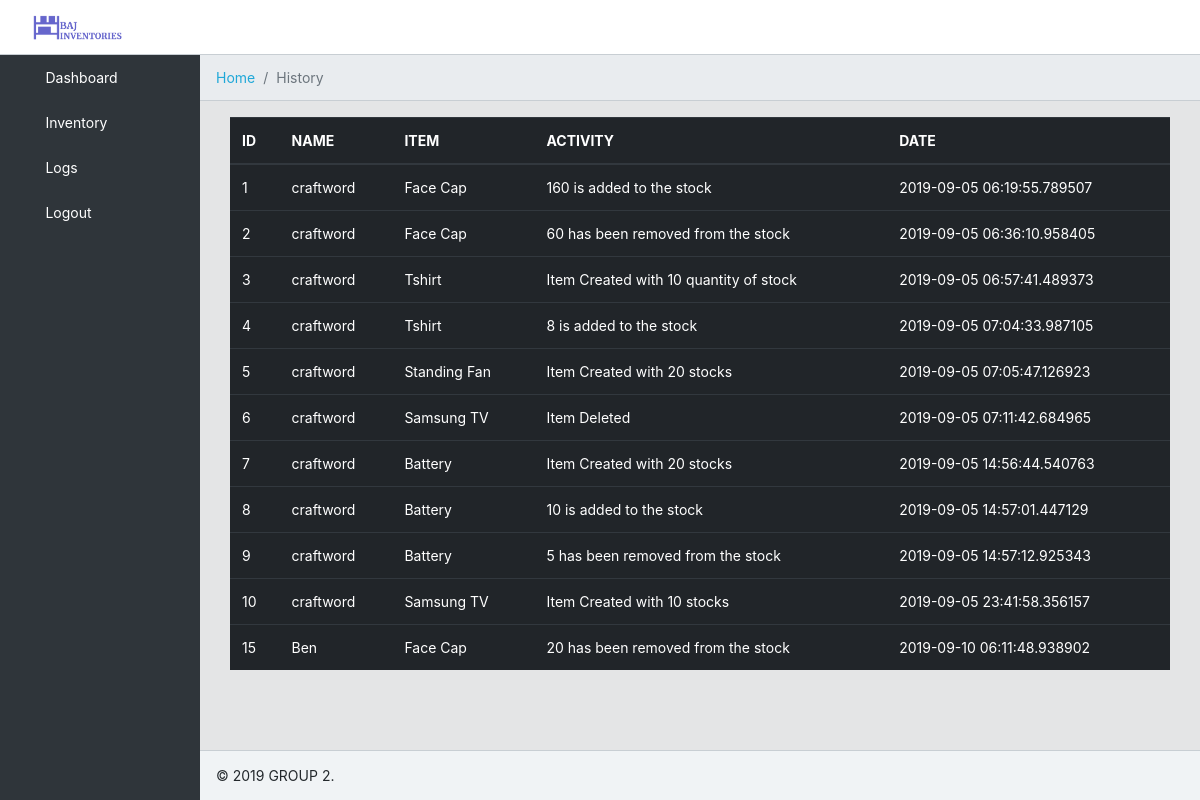
Page /history (signed in) on the earlier database version.
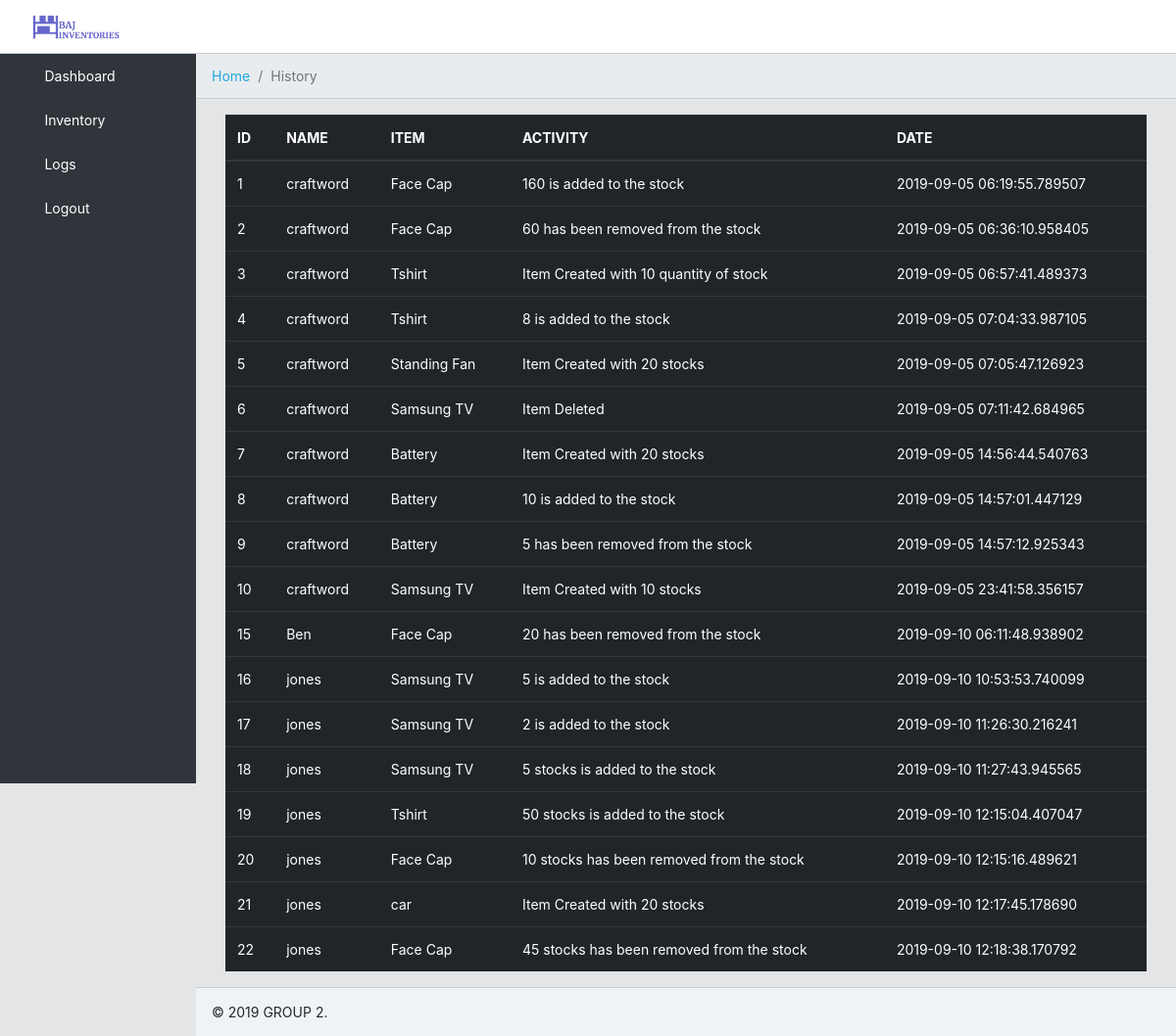
Same page on the later database version.
### tables this page shows
CREATE TABLE "history" (
	"id"	INTEGER PRIMARY KEY AUTOINCREMENT UNIQUE,
	"item_name"	TEXT,
	"activity"	TEXT,
	"user_id"	INTEGER,
	"date"	TEXT
);

CREATE TABLE "users" (
	"id"	INTEGER NOT NULL PRIMARY KEY AUTOINCREMENT UNIQUE,
	"username"	TEXT NOT NULL UNIQUE,
	"hash"	TEXT NOT NULL,
	"role"	TEXT NOT NULL
);

### application.py (the view)
@app.route("/history")
@login_required
def history():
    if request.method == 'GET':
        print("hello")
        items = db.execute(
            "SELECT users.username, history.id, history.item_name, history.activity, history.date FROM users INNER JOIN history ON users.id = history.user_id")
        return render_template("history.html", items=items)

### application.py (called while the page is built)
@app.after_request
def after_request(response):
    response.headers["Cache-Control"] = "no-cache, no-store, must-revalidate"
    response.headers["Expires"] = 0
    response.headers["Pragma"] = "no-cache"
    return response

### helper.py (called while the page is built)
def login_required(f):
    @wraps(f)
    def decorated_function(*args, **kwargs):
        if session.get("user_id") is None:
            return redirect("/")
        return f(*args, **kwargs)
    return decorated_function

### templates/history.html
{% extends "layout.html" %}
{% block breadcrumb %}
<li class="breadcrumb-item">
    <a href="/">Home</a>
  </li>
  <li class="breadcrumb-item active">History</li>
{% endblock %}
{% block main %}
<table class="table table-hovered table-dark">
    <thead>
        <tr>
            <th scope="col">ID</th>
            <th scope="col">NAME</th>
            <th scope="col">ITEM</th>
            <th scope="col">ACTIVITY</th>
            <th scope="col">DATE</th>
        </tr>
    <tbody>
        {% for item in items %}
        <tr>
            <td>{{item.id}}</td>
            <td>{{item.username}}</td>
            <td>{{item.item_name}}</td>
            <td>{{item.activity}}</td>
            <td>{{item.date}}</td>
        </tr>
        {% endfor %}
    </tbody>
    </thead>
</table>
{% endblock %}

### templates/layout.html (shortened to what this page needs)
<!DOCTYPE html>
<html lang="en">
  <head>
    <link href="https://stackpath.bootstrapcdn.com/bootstrap/4.1.3/css/bootstrap.min.css" rel="stylesheet">
    <link href="https://cdnjs.cloudflare.com/ajax/libs/flag-icon-css/3.3.0/css/flag-icon.css" rel="stylesheet">
    <link href="https://stackpath.bootstrapcdn.com/font-awesome/4.7.0/css/font-awesome.min.css" rel="stylesheet">
    <link href="https://cdnjs.cloudflare.com/ajax/libs/simple-line-icons/2.4.1/css/simple-line-icons.css" rel="stylesheet">
    <link href="../static/style.css" rel="stylesheet">
  </head>
  <body class="app header-fixed sidebar-fixed aside-menu-fixed sidebar-lg-show">
    <header class="app-header navbar">
      <a class="navbar-brand" href="/">
        <img class="navbar-brand-full" src="/static/bajinventories.png" width="89" height="25" alt="Baj Inventory">
      </a>
    </header>
    <div class="app-body">
      <div class="sidebar">
        <nav class="sidebar-nav">
          <ul class="nav">
            <li class="nav-item">
              <a class="nav-link" href="index">
                 Dashboard
               </a>
            </li>
            {% if session['role'] != 'Administrator' %}
            <li class="nav-item">
              <a class="nav-link" href="inventory">
                 Inventory
               </a>
            </li>
            {% endif %}
            {% if session['role'] == 'storeKeeper' %}
            <li class="nav-item">
                <a class="nav-link" href="history">
                   Logs
                 </a>
             </li>
             {% endif %}
             <li class="nav-item">
              <a class="nav-link" href="logout">
                 Logout
               </a>
           </li>
          </ul>
        </nav>
      </div>
      <main class="main">
        <ol class="breadcrumb">
          {% block breadcrumb %}{% endblock %}
        </ol>
        <div class="container-fluid">
          <div class="animated fadeIn">
            {% block main %}{% endblock %}
          </div>
        </div>
      </div>
  <footer class="app-footer">
    <div>
      <span>&copy; 2019 GROUP 2.</span>
    </div>
  </footer>
</body>
</html>

Differences in the rows shown:
added history: id "16", username "jones", item_name "Samsung TV", activity "5 is added to the stock", date "2019-09-10 10:53:53.740099"
added history: id "17", username "jones", item_name "Samsung TV", activity "2 is added to the stock", date "2019-09-10 11:26:30.216241"
added history: id "18", username "jones", item_name "Samsung TV", activity "5 stocks is added to the stock", date "2019-09-10 11:27:43.945565"
added history: id "19", username "jones", item_name "Tshirt", activity "50 stocks is added to the stock", date "2019-09-10 12:15:04.407047"
added history: id "20", username "jones", item_name "Face Cap", activity "10 stocks has been removed from the stock", date "2019-09-10 12:15:16.489621"
added history: id "21", username "jones", item_name "car", activity "Item Created with 20 stocks", date "2019-09-10 12:17:45.178690"
added history: id "22", username "jones", item_name "Face Cap", activity "45 stocks has been removed from the stock", date "2019-09-10 12:18:38.170792"
